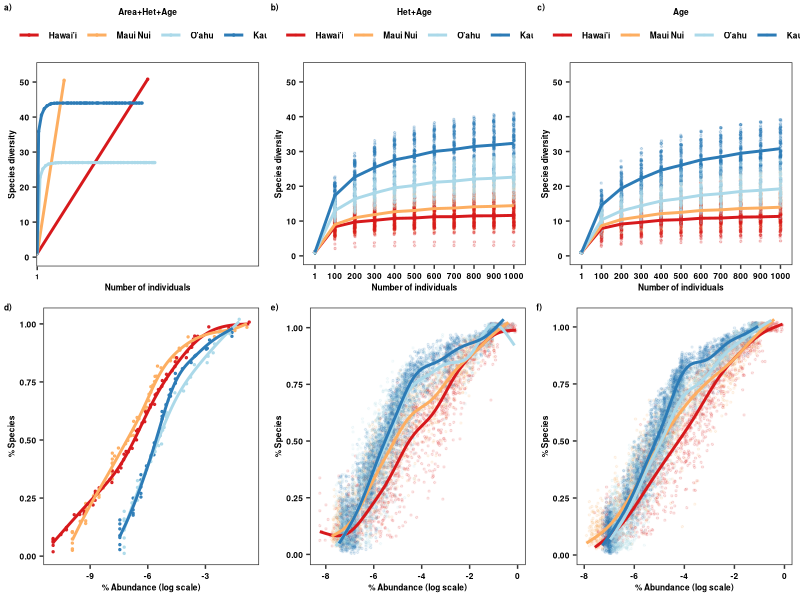
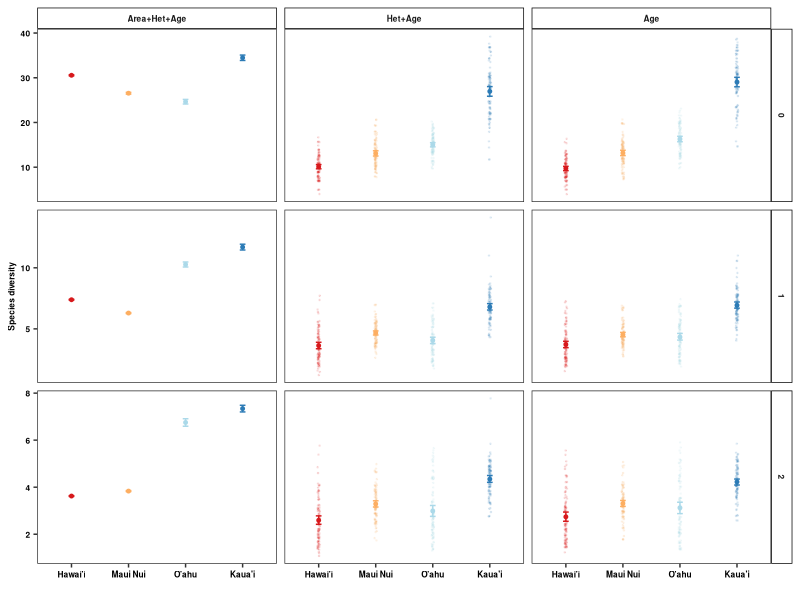

Source code (R) for these figures, in order:
###############
# All natives #
# 7 plots #####
###############

require(dplyr)
require(ggplot2)
require(grid)
require(reshape2)
library(rms)

#colors:  scale_colour_manual(values=c("#d7191c","#fdae61","#abd9e9","#2c7bb6"))
#shapes: scale_shape_manual(values=c(15,16,17)

##################
# Scenario 1 #####
##################

SACs_1<-read.csv("Cleaned_Data/Scen1_Natives_SACs_GAMMestimates.csv")

HillN_1<-read.csv("Cleaned_Data/Scen1_Natives_HillNumbers.csv")

RAD_1<-read.csv("Cleaned_Data/Scen1_Natives_RAD_GAMMestimates.csv")


##################
# Scenario 2 #####
##################

SACs_2<-read.csv("Cleaned_Data/Scen2_Natives_SACs_GAMMestimates.csv")

HillN_2<-read.csv("Cleaned_Data/Scen2_Natives_7plots_HillN.csv")

RAD_2<-read.csv("Cleaned_Data/Scen2_Natives_RAD_GAMMestimates.csv")


##################
# Scenario 3 #####
##################

SACs_3<-read.csv("Cleaned_Data/Scen3_Natives_SACs_GAMMestimates.csv")

HillN_3<-read.csv("Cleaned_Data/Scen3_Natives_7plots_HillN.csv")

RAD_3<-read.csv("Cleaned_Data/Scen3_Natives_RAD_GAMMestimates.csv")


##################
# SACs ###########
##################

# Scenario 1

SACs_1$m<-as.factor(SACs_1$m)

SACs_1$geo_entity2<-as.character(SACs_1$geo_entity2)
SACs_1$geo_entity2<-ifelse(SACs_1$geo_entity2=="Hawai'i Island","Hawai'i",SACs_1$geo_entity2)
SACs_1$geo_entity2<-ifelse(SACs_1$geo_entity2=="Kaua'i Island","Kaua'i",SACs_1$geo_entity2)
SACs_1$geo_entity2<-ifelse(SACs_1$geo_entity2=="O'ahu Island","O'ahu",SACs_1$geo_entity2)
SACs_1$geo_entity2<-as.factor(SACs_1$geo_entity2)

SACs_1$geo_entity2<-as.factor(SACs_1$geo_entity2)
SACs_1$geo_entity2<-factor(SACs_1$geo_entity2,levels=c("Hawai'i","Maui Nui","O'ahu","Kaua'i"))

SACs_11<-ggplot(SACs_1,aes(x=m,y=qD,group=geo_entity2,color=geo_entity2))+ 
  geom_point(size=0.5)+
  scale_colour_manual(values=c("#d7191c","#fdae61","#abd9e9","#2c7bb6"))+
  scale_x_discrete(breaks=c(1,100,1000,2000, 3000, 4000, 5000, 6000, 7000, 8000, 9000,10000))+
  scale_y_continuous(limits=c(0,53),breaks=c(0,10, 20,30, 40,50))+
  geom_line(size=1)+
  ylab("Species diversity")+xlab("Number of individuals")+
  #scale_color_npg()+
  guides(colour=guide_legend(title="Area+Het+Age",title.position = "top"))+
  theme_bw()+theme(legend.position="top", axis.title.y=element_text(colour="black",face="bold",size=6),
                   axis.title.x=element_text(colour="black",face="bold",size=6),
                   axis.text.x=element_text(colour=c("black"),face="bold",size=5),
                   axis.text.y=element_text(colour=c("black"),face="bold",size=6),
                   legend.text=element_text(colour=c("black"),face="bold",size=6),
                   legend.title = element_text(colour=c("black"),face="bold",size=6),
                   legend.title.align = 0.5,
                   legend.margin =margin(t=0, r=0, b=0, l=0, unit="cm"),
                   panel.grid.major = element_blank(), panel.grid.minor = element_blank())


#Scenario 2

SACs_2$m<-as.factor(SACs_2$m)

SACs_2$geo_entity2<-as.character(SACs_2$geo_entity2)
SACs_2$geo_entity2<-ifelse(SACs_2$geo_entity2=="Hawai'i Island","Hawai'i",SACs_2$geo_entity2)
SACs_2$geo_entity2<-ifelse(SACs_2$geo_entity2=="Kaua'i Island","Kaua'i",SACs_2$geo_entity2)
SACs_2$geo_entity2<-ifelse(SACs_2$geo_entity2=="O'ahu Island","O'ahu",SACs_2$geo_entity2)
SACs_2$geo_entity2<-as.factor(SACs_2$geo_entity2)

SACs_2$geo_entity2<-as.factor(SACs_2$geo_entity2)
SACs_2$geo_entity2<-factor(SACs_2$geo_entity2,levels=c("Hawai'i","Maui Nui","O'ahu","Kaua'i"))

SACs_22<-ggplot(SACs_2,aes(x=m,y=qD,group=geo_entity2,color=geo_entity2))+ 
  geom_point(position = position_jitter(w = 0.02, h = 0),size=0.5,alpha=0.2)+
  geom_line(data=SACs_2,aes(x=m,y=qD_pred,group=geo_entity2,color=geo_entity2),size=1)+
  #geom_smooth(data=SACs_2,aes(x=m,y=qD_pred,group=geo_entity2,color=geo_entity2),size=1,se=FALSE,method="gam",formula=y~s(x))+
  scale_y_continuous(limits=c(0,53),breaks=c(0,10, 20,30, 40,50))+
  scale_colour_manual(values=c("#d7191c","#fdae61","#abd9e9","#2c7bb6"))+
  ylab("Species diversity")+xlab("Number of individuals")+
  #scale_color_npg()+
  guides(colour=guide_legend(title="Het+Age",title.position = "top"))+
  theme_bw()+theme(legend.position="top", axis.title.y=element_text(colour="black",face="bold",size=6),
                   axis.title.x=element_text(colour="black",face="bold",size=6),
                   axis.text.x=element_text(colour=c("black"),face="bold",size=6),
                   axis.text.y=element_text(colour=c("black"),face="bold",size=6),
                   legend.text=element_text(colour=c("black"),face="bold",size=6),
                   legend.title = element_text(colour=c("black"),face="bold",size=6),
                   legend.title.align = 0.5,
                   legend.margin =margin(t=0, r=0, b=0, l=0, unit="cm"),
                   panel.grid.major = element_blank(), panel.grid.minor = element_blank())


#Scenario 3

SACs_3$m<-as.factor(SACs_3$m)

SACs_3$geo_entity2<-as.character(SACs_3$geo_entity2)
SACs_3$geo_entity2<-ifelse(SACs_3$geo_entity2=="Hawai'i Island","Hawai'i",SACs_3$geo_entity2)
SACs_3$geo_entity2<-ifelse(SACs_3$geo_entity2=="Kaua'i Island","Kaua'i",SACs_3$geo_entity2)
SACs_3$geo_entity2<-ifelse(SACs_3$geo_entity2=="O'ahu Island","O'ahu",SACs_3$geo_entity2)
SACs_3$geo_entity2<-as.factor(SACs_3$geo_entity2)

SACs_3$geo_entity2<-as.factor(SACs_3$geo_entity2)
SACs_3$geo_entity2<-factor(SACs_3$geo_entity2,levels=c("Hawai'i","Maui Nui","O'ahu","Kaua'i"))


SACs_33<-ggplot(SACs_3,aes(x=m,y=qD,group=geo_entity2,color=geo_entity2))+ 
  geom_point(position = position_jitter(w = 0.02, h = 0),size=0.5,alpha=0.2)+
  geom_line(data=SACs_3,aes(x=m,y=qD_pred,group=geo_entity2,color=geo_entity2),size=1)+
  #geom_smooth(data=SACs_2,aes(x=m,y=qD_pred,group=geo_entity2,color=geo_entity2),size=1,se=FALSE,method="gam",formula=y~s(x))+
  scale_y_continuous(limits=c(0,53),breaks=c(0,10, 20,30, 40,50))+
  scale_colour_manual(values=c("#d7191c","#fdae61","#abd9e9","#2c7bb6"))+
  ylab("Species diversity")+xlab("Number of individuals")+
  #scale_color_npg()+
  guides(colour=guide_legend(title="Age",title.position = "top"))+
  theme_bw()+theme(legend.position="top", axis.title.y=element_text(colour="black",face="bold",size=6),
                   axis.title.x=element_text(colour="black",face="bold",size=6),
                   axis.text.x=element_text(colour=c("black"),face="bold",size=6),
                   axis.text.y=element_text(colour=c("black"),face="bold",size=6),
                   legend.text=element_text(colour=c("black"),face="bold",size=6),
                   legend.title = element_text(colour=c("black"),face="bold",size=6),
                   legend.title.align = 0.5,
                   legend.margin =margin(t=0, r=0, b=0, l=0, unit="cm"),
                   panel.grid.major = element_blank(), panel.grid.minor = element_blank())

##################
# RADs ###########
##################

##############
#Scenario 1  #
##############

RAD_1$geo_entity2<-as.character(RAD_1$geo_entity2)
RAD_1$geo_entity2<-ifelse(RAD_1$geo_entity2=="Hawai'i Island","Hawai'i",RAD_1$geo_entity2)
RAD_1$geo_entity2<-ifelse(RAD_1$geo_entity2=="Kaua'i Island","Kaua'i",RAD_1$geo_entity2)
RAD_1$geo_entity2<-ifelse(RAD_1$geo_entity2=="O'ahu Island","O'ahu",RAD_1$geo_entity2)
RAD_1$geo_entity2<-as.factor(RAD_1$geo_entity2)

RAD_1$geo_entity2<-as.factor(RAD_1$geo_entity2)
RAD_1$geo_entity2<-factor(RAD_1$geo_entity2,levels=c("Hawai'i","Maui Nui","O'ahu","Kaua'i"))


raDs_1<-ggplot(RAD_1,aes(y=Rank_N,x=log(RelAbund),group=geo_entity2,color=geo_entity2))+ 
  geom_point(position = position_jitter(w = 0, h = 0.02),size=0.5,alpha=0.9)+
  geom_smooth(data=RAD_1, aes(y=RankN_pred,x=log(RelAbund), group=geo_entity2, color=geo_entity2),method="gam", formula=y~s(x),size=1,se=FALSE)+
  scale_colour_manual(values=c("#d7191c","#fdae61","#abd9e9","#2c7bb6"))+
  ylab("% Species")+xlab("% Abundance (log scale)")+
  #scale_color_npg()+
  guides(colour=guide_legend(title=""))+
  theme_bw()+theme(axis.title.x=element_text(colour="black",face="bold",size=6),
                   axis.title.y=element_text(colour="black",face="bold",size=6),
                   axis.text.x=element_text(colour=c("black"),face="bold",size=6),
                   axis.text.y=element_text(colour=c("black"),face="bold",size=6),
                   legend.text=element_text(colour="black",face="bold",size=6),
                   legend.title.align = 0,
                   legend.position=c("none"),
                   legend.title=element_text(colour="black",face="bold",size=6),
                   legend.key.size = unit(2.5, 'lines'),
                   panel.grid.major = element_blank(), panel.grid.minor = element_blank())


#Scenario 2

RAD_2$geo_entity2<-as.character(RAD_2$geo_entity2)
RAD_2$geo_entity2<-ifelse(RAD_2$geo_entity2=="Hawai'i Island","Hawai'i",RAD_2$geo_entity2)
RAD_2$geo_entity2<-ifelse(RAD_2$geo_entity2=="Kaua'i Island","Kaua'i",RAD_2$geo_entity2)
RAD_2$geo_entity2<-ifelse(RAD_2$geo_entity2=="O'ahu Island","O'ahu",RAD_2$geo_entity2)
RAD_2$geo_entity2<-as.factor(RAD_2$geo_entity2)

RAD_2$geo_entity2<-as.factor(RAD_2$geo_entity2)
RAD_2$geo_entity2<-factor(RAD_2$geo_entity2,levels=c("Hawai'i","Maui Nui","O'ahu","Kaua'i"))


raDs_2<-ggplot(RAD_2,aes(y=Rank_N,x=log(RelAbund),group=geo_entity2,color=geo_entity2))+ 
  geom_point(position = position_jitter(w = 0, h = 0.02),size=0.5,alpha=0.1)+
  geom_smooth(data=RAD_2, aes(y=RankN_pred,x=log(RelAbund), group=geo_entity2, color=geo_entity2),method="gam", formula=y~s(x),size=1,se=FALSE)+
  scale_colour_manual(values=c("#d7191c","#fdae61","#abd9e9","#2c7bb6"))+
  ylab("% Species")+xlab("% Abundance (log scale)")+
  #scale_color_npg()+
  guides(colour=guide_legend(title=""))+
  theme_bw()+theme(axis.title.x=element_text(colour="black",face="bold",size=6),
                   axis.title.y=element_text(colour="black",face="bold",size=6),
                   axis.text.x=element_text(colour=c("black"),face="bold",size=6),
                   axis.text.y=element_text(colour=c("black"),face="bold",size=6),
                   legend.text=element_text(colour="black",face="bold",size=6),
                   legend.title.align = 0,
                   legend.position=c("none"),
                   legend.title=element_text(colour="black",face="bold",size=6),
                   legend.key.size = unit(2.5, 'lines'),
                   panel.grid.major = element_blank(), panel.grid.minor = element_blank())


#Scenario 3

RAD_3$geo_entity2<-as.character(RAD_3$geo_entity2)
RAD_3$geo_entity2<-ifelse(RAD_3$geo_entity2=="Hawai'i Island","Hawai'i",RAD_3$geo_entity2)
RAD_3$geo_entity2<-ifelse(RAD_3$geo_entity2=="Kaua'i Island","Kaua'i",RAD_3$geo_entity2)
RAD_3$geo_entity2<-ifelse(RAD_3$geo_entity2=="O'ahu Island","O'ahu",RAD_3$geo_entity2)
RAD_3$geo_entity2<-as.factor(RAD_3$geo_entity2)

RAD_3$geo_entity2<-as.factor(RAD_3$geo_entity2)
RAD_3$geo_entity2<-factor(RAD_3$geo_entity2,levels=c("Hawai'i","Maui Nui","O'ahu","Kaua'i"))

raDs_3<-ggplot(RAD_3,aes(y=Rank_N,x=log(RelAbund),group=geo_entity2,color=geo_entity2))+ 
  geom_point(position = position_jitter(w = 0, h = 0.02),size=0.5,alpha=0.1)+
  geom_smooth(data=RAD_3, aes(y=RankN_pred,x=log(RelAbund), group=geo_entity2, color=geo_entity2),method="gam", formula=y~s(x),size=1,se=FALSE)+
  scale_colour_manual(values=c("#d7191c","#fdae61","#abd9e9","#2c7bb6"))+
  ylab("% Species")+xlab("% Abundance (log scale)")+
  #scale_color_npg()+
  guides(colour=guide_legend(title=""))+
  theme_bw()+theme(axis.title.x=element_text(colour="black",face="bold",size=6),
                   axis.title.y=element_text(colour="black",face="bold",size=6),
                   axis.text.x=element_text(colour=c("black"),face="bold",size=6),
                   axis.text.y=element_text(colour=c("black"),face="bold",size=6),
                   legend.text=element_text(colour="black",face="bold",size=6),
                   legend.title.align = 0,
                   legend.position=c("none"),
                   legend.title=element_text(colour="black",face="bold",size=6),
                   legend.key.size = unit(2.5, 'lines'),
                   panel.grid.major = element_blank(), panel.grid.minor = element_blank())



############
# merge ####
############

require(cowplot)


# just SACs & RADs


togg2<-plot_grid(SACs_11,SACs_22,SACs_33,raDs_1,raDs_2,raDs_3,
                 labels=c("a)","b)","c)","d)","e)","f)"),label_size = 6,
                 ncol=3)

png(filename="Figures/SACs_RADs_Natives_7plots_Fig2.png", 
    units="in", 
    width=8, 
    height=6, 
    pointsize=2, 
    res=400)

togg2

dev.off()

#############
# Hill N ####
#############

HillN_1$Scenario<-"I"
HillN_1$iteration<-1

HillN_2$Scenario<-"II"

HillN_3$Scenario<-"III"

HillNN<-rbind.data.frame(HillN_1, HillN_2, HillN_3)

HillNN$geo_entity2<-as.character(HillNN$geo_entity2)
HillNN$geo_entity2<-ifelse(HillNN$geo_entity2=="O'ahu Island (incl. Mokoli'i Islet)","O'ahu",HillNN$geo_entity2)
HillNN$geo_entity2<-ifelse(HillNN$geo_entity2=="O'ahu Island","O'ahu",HillNN$geo_entity2)
HillNN$geo_entity2<-ifelse(HillNN$geo_entity2=="Hawai'i Island","Hawai'i",HillNN$geo_entity2)
HillNN$geo_entity2<-ifelse(HillNN$geo_entity2=="Kaua'i Island","Kaua'i",HillNN$geo_entity2)

HillNN$geo_entity2<-as.factor(HillNN$geo_entity2)
HillNN$geo_entity2<-factor(HillNN$geo_entity2,levels=c("Hawai'i","Maui Nui","O'ahu","Kaua'i"))

HillNN$order<-as.factor(HillNN$order)

HillNN$geo_order<-paste(HillNN$geo_entity2,HillNN$order,sep="_")

HillNN$geo_order<-factor(HillNN$geo_order,levels=c("Hawai'i_0","Hawai'i_1","Hawai'i_2","Maui Nui_0","Maui Nui_1","Maui Nui_2",
                                                   "O'ahu_0","O'ahu_1","O'ahu_2","Kaua'i_0","Kaua'i_1","Kaua'i_2"))

###########################################
# summarize data (except for Scenario 1)   #
###########################################

HillNN_minus<-filter(HillNN,Scenario!="I")

HillNN_minus<- HillNN_minus %>%
  group_by(geo_entity2,Scenario, order) %>%
  do(data.frame(rbind(smean.cl.boot(.$qD, B=1000))))

colnames(HillNN_minus)[4]<-"qD"
colnames(HillNN_minus)[5]<-"qD.LCL"
colnames(HillNN_minus)[6]<-"qD.UCL"

Hill_Sc1<-filter(HillNN,Scenario=="I")
Hill_Sc1<-select(Hill_Sc1, geo_entity2, Scenario, order, qD, qD.LCL, qD.UCL)

HillNN_f<-rbind.data.frame(HillNN_minus,Hill_Sc1)

HillNN_f$geo_order<-paste(HillNN_f$geo_entity2,HillNN_f$order,sep="_")

HillNN_f$geo_order<-as.factor(HillNN_f$geo_order)

HillNN_f$geo_order<-factor(HillNN_f$geo_order,levels=c("Hawai'i_0","Hawai'i_1","Hawai'i_2","Maui Nui_0","Maui Nui_1","Maui Nui_2",
                                                       "O'ahu_0","O'ahu_1","O'ahu_2","Kaua'i_0","Kaua'i_1","Kaua'i_2"))


HillNN_f$geo_entity2<-factor(HillNN_f$geo_entity2,levels=c("Hawai'i","Maui Nui","O'ahu","Kaua'i"))

HillNN_f<-ungroup(HillNN_f)

##############################
# order x island x scenario  #
##############################

HillNN_f$Scenario<-as.character(HillNN_f$Scenario)
HillNN_f$Scenario<-ifelse(HillNN_f$Scenario=="I","Area+Het+Age",HillNN_f$Scenario)
HillNN_f$Scenario<-ifelse(HillNN_f$Scenario=="II","Het+Age",HillNN_f$Scenario)
HillNN_f$Scenario<-ifelse(HillNN_f$Scenario=="III","Age",HillNN_f$Scenario)
HillNN_f$Scenario<-as.factor(HillNN_f$Scenario)

HillNN_f$Scenario<-factor(HillNN_f$Scenario,levels=c("Area+Het+Age","Het+Age","Age"))

HillNN$Scenario<-as.character(HillNN$Scenario)
HillNN$Scenario<-ifelse(HillNN$Scenario=="I","Area+Het+Age",HillNN$Scenario)
HillNN$Scenario<-ifelse(HillNN$Scenario=="II","Het+Age",HillNN$Scenario)
HillNN$Scenario<-ifelse(HillNN$Scenario=="III","Age",HillNN$Scenario)
HillNN$Scenario<-as.factor(HillNN$Scenario)

HillNN$Scenario<-factor(HillNN$Scenario,levels=c("Area+Het+Age","Het+Age","Age"))


hill_three<-ggplot(HillNN, aes(x=geo_entity2,y=qD,group=geo_entity2,color=geo_entity2))+
  geom_point(data=HillNN, aes(x=geo_entity2,y=qD,group=order,color=geo_entity2),position = position_jitter(w = 0.02, h = 0),size=0.25,alpha=0.1)+
  
  geom_point(data=HillNN_f, aes(x=geo_entity2,y=qD,group=geo_entity2, colour=geo_entity2),size=1)+
  geom_errorbar(data=HillNN_f,aes(ymin=qD.LCL,ymax=qD.UCL,group=geo_entity2, colour=geo_entity2),width=0.1)+
  
  #scale_color_d3(palette="category20c")+
  scale_colour_manual(values=c("#d7191c","#fdae61","#abd9e9","#2c7bb6"))+
  # scale_shape_manual(values=c(17,15,16))+
  facet_grid(order~Scenario,scales="free_y")+
  labs(x="",y="Species diversity")+
  
  guides(colour="none",shape=guide_legend(title="Diversity orders",title.position = "top"))+
  theme_bw()+theme(axis.title.x=element_text(colour="black",face="bold",size=6),
                   axis.title.y=element_text(colour="black",face="bold",size=6),
                   axis.text.x=element_text(colour=c("black"),face="bold",size=6),
                   axis.text.y=element_text(colour=c("black"),face="bold",size=6),
                   strip.background = element_rect(fill="transparent",colour="black"),
                   strip.text=element_text(face="bold",size=6),
                   legend.text=element_text(colour=c("black"),face="bold",size=6),
                   legend.title = element_text(colour=c("black"),face="bold",size=6),
                   legend.title.align = 0.5,
                   legend.position=c("top"),
                   #legend.margin =margin(t=0, r=0, b=0, l=0, unit="cm"),
                   panel.grid.major = element_blank(), panel.grid.minor = element_blank())


png(filename="Figures/HillN_Natives_7plots_Fig3.png", 
    units="in", 
    width=6, 
    height=6, 
    pointsize=2, 
    res=500)

hill_three

dev.off()
